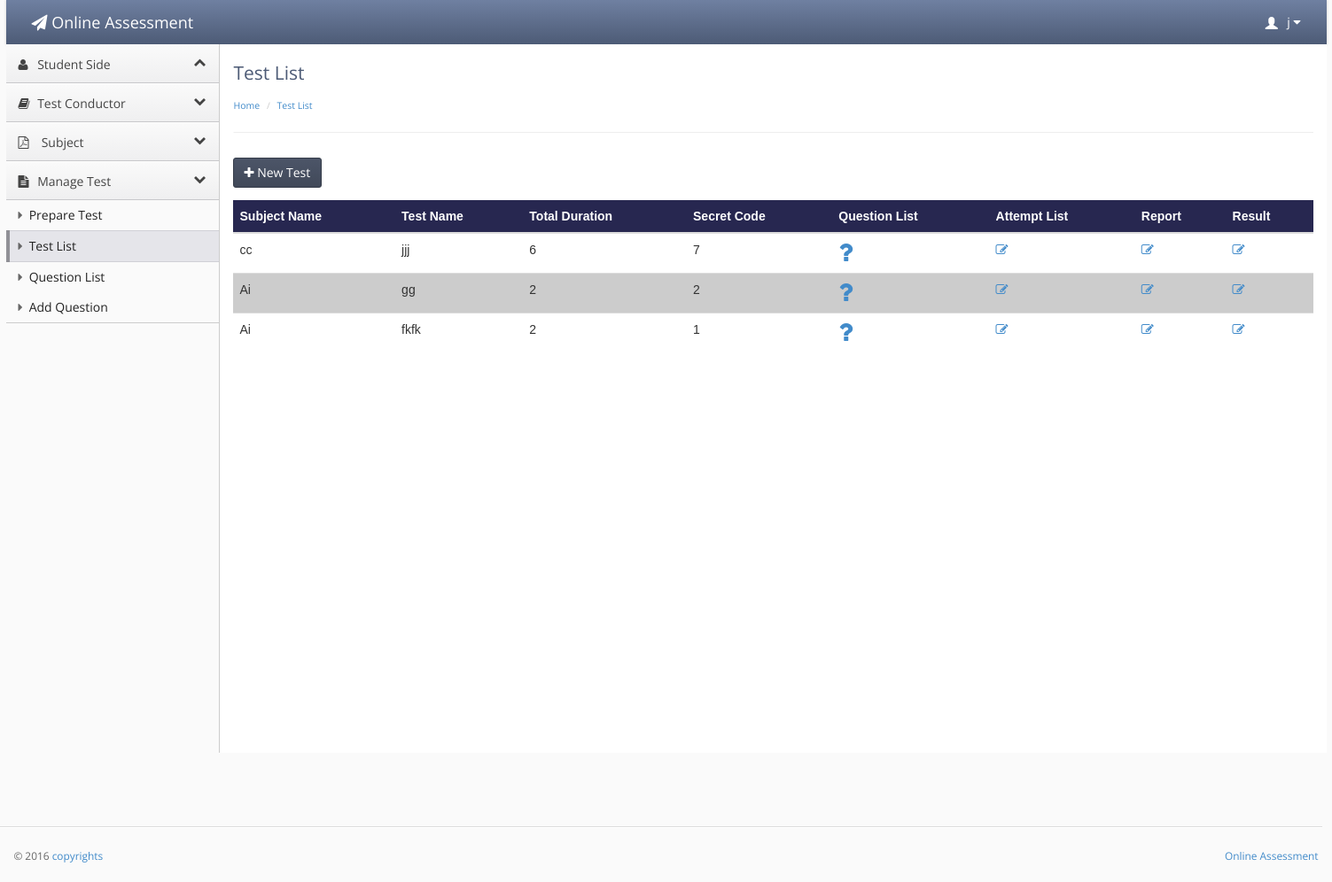
Screenshot of /test_list.php (signed in) with the database file from the repository.
### tables this page shows
CREATE TABLE IF NOT EXISTS `teacher_conductor` (
`teacher_id` int(20) NOT NULL,
  `user` varchar(20) NOT NULL,
  `f_name` varchar(20) NOT NULL,
  `l_name` varchar(30) NOT NULL,
  `password` varchar(20) NOT NULL,
  `email` varchar(40) NOT NULL,
  `contact` int(17) NOT NULL,
  `address` varchar(40) NOT NULL,
  `city` varchar(20) NOT NULL,
  `code` int(10) NOT NULL,
  `account` enum('Admin','teacher') NOT NULL DEFAULT 'teacher'
);

CREATE TABLE IF NOT EXISTS `test` (
`test_id` int(10) NOT NULL,
  `t_name` varchar(20) NOT NULL,
  `t_description` varchar(50) NOT NULL,
  `total_question` int(10) NOT NULL,
  `t_date` date NOT NULL,
  `t_time` time NOT NULL,
  `t_from` timestamp NULL DEFAULT CURRENT_TIMESTAMP,
  `t_to` timestamp NULL DEFAULT '0000-00-00 00:00:00',
  `duration` int(10) NOT NULL,
  `t_code` int(10) NOT NULL,
  `subject_id` int(10) unsigned DEFAULT NULL
);

CREATE TABLE IF NOT EXISTS `subject` (
`subject_id` int(10) unsigned NOT NULL,
  `name` varchar(100) NOT NULL,
  `description` varchar(100) NOT NULL
);

### test_list.php (the view, shortened to what this page needs)
<?php
if(!isset($_SESSION['username']))
{
header('location:main_user.php');
}
else {
?>
<!doctype html>
<html lang="en"><head>
    <link rel="stylesheet" type="text/css" href="lib/bootstrap/css/bootstrap.css">
    <link rel="stylesheet" href="lib/font-awesome/css/font-awesome.css">
    <link rel="stylesheet" type="text/css" href="stylesheets/theme.css">
    <link rel="stylesheet" type="text/css" href="stylesheets/premium.css">
</head>
<body class=" theme-blue">
<div style="width:100%; height:auto;">
<div style="width:1490px; margin-left:auto; margin-right:auto; ">
    <div class="navbar navbar-default" role="navigation">
        <div class="navbar-header">
         <a class="" href="index.html"><span class="navbar-brand"><span class="fa fa-paper-plane"></span> Online Assessment</span></a></div>
           <?php
  if(isset($_SESSION['username']))
  {
  $id =$_SESSION['username'];
 $result = mysql_query("select * from teacher_conductor
WHERE teacher_conductor.user = '$id'");
while($row = mysql_fetch_array($result))
{
?>
        <div class="navbar-collapse collapse" style="height: 1px;">
          <ul id="main-menu" class="nav navbar-nav navbar-right">
            <li class="dropdown hidden-xs">
                <a href="#" class="dropdown-toggle" data-toggle="dropdown">
                    <span class="glyphicon glyphicon-user padding-right-small" style="position:relative;top: 3px;"></span>
                     <?php echo $row['f_name'];?>
                    <i class="fa fa-caret-down"></i>
                </a>
            </li>
          </ul>
        </div></div></div>
      </div>
<?php }}?>
<div style="width:100%; height:auto;">
<div style="width:1490px; margin-left:auto; margin-right:auto; ">
   <div class="sidebar-nav">
    <ul>
    <li><a href="#" data-target=".dashboard-menu" class="nav-header" data-toggle="collapse"><i class="fa fa-fw fa-user"></i> Student Side<i class="fa fa-collapse"></i></a></li>
    <li data-popover="true"rel="popover" data-placement="right"><a href="#" data-target=".premium-menu" class="nav-header collapsed" data-toggle="collapse"><i class="fa fa-fw fa-book"></i> Test Conductor<i class="fa fa-collapse"></i></a></li>
        <li><a href="#" data-target=".accounts-menu" class="nav-header collapsed" data-toggle="collapse"><i class="fa fa-file-pdf-o "></i> Subject   <i class="fa fa-collapse"></i></a></li>
        <li><a href="#" data-target=".legal-menu" class="nav-header collapsed" data-toggle="collapse"><i class="fa fa-fw fa-file-text"></i> Manage Test<i class="fa fa-collapse"></i></a></li>
        <li><ul class="legal-menu nav nav-list collapse in ">
             <li ><a href="add_test.php"><span class="fa fa-caret-right"></span> Prepare Test</a></li>
            <li class="active" ><a href="test_list.php"><span class="fa fa-caret-right"></span> Test List</a></li>
             <li ><a href="test_list.php"><span class="fa fa-caret-right"></span> Question  List</a></li>
             <li><a href="test_list.php"><span class="fa fa-caret-right"></span> Add Question</a></li>
    </ul></li>
            </ul>
    </div>
    <div class="content">
        <div class="header">
            <h1 class="page-title">Test List</h1>
                    <ul class="breadcrumb">
           <li><a href="index.php">Home</a> </li>
           <li><a href="">Test List</a> </li>
        </ul>
        </div>
        <div class="main-content">
<div class="btn-toolbar list-toolbar">
    <button class="btn btn-primary"><i class="fa fa-plus"></i><a style="color:#FFFFFF;" href="add_test.php"> New Test</a></button>
</div>
<table class="table">
  <thead>
  <tr style="background-color:#272750; color:#FFFFFF;">
       <th>Subject Name</th>
      <th>Test Name</th>
       <th>Total Duration</th>
        <th>Secret Code</th>
        <th>Question List</th>
         <th>Attempt List</th>
          <th>Report</th>
       <th>Result</th>
    </tr>
  </thead>
  <tbody>
    <tr>
     <?php
 $qry="select test.*,subject.* from test
 inner join subject on subject.subject_id = test.subject_id
 ORDER BY `test`.`subject_id`";
  $result = mysql_query($qry);
        while ($row = mysql_fetch_array($result)) {
?>
      <td><?php echo $row['name'];?></td>
      <td><?php echo $row['t_name'];?></td>
        <td><?php echo $row['duration'];?></td>
     <td><?php echo $row['t_code'];?></td>
      <td>
            <a href="question_list.php?id=<?php echo $row['t_code'];?>"<i class="fa fa-question fa-2x"></a>
      </td>
           <td><a href="student_attempt_list.php?id=<?php echo $row['t_code'];?>"<i class="fa fa-pencil-square-o" aria-hidden="true"></i></td>
           <td><a href="student_attempt_list1.php?id=<?php echo $row['t_code'];?>"<i class="fa fa-pencil-square-o" aria-hidden="true"></i></td>
<td><a href="result.php?id=<?php echo $row['t_code'];?>"<i class="fa fa-pencil-square-o" aria-hidden="true"></i></td>
    </tr>
   <?php } ?>
  </tbody>
</table>
 </div>
  </div>
            <footer>
                <hr style="width:1500px">
                <p class="pull-right"><a href="" target=""> Online Assessment</a></p>
                <p>© 2016 <a href="" target="">copyrights</a></p>
            </footer>
</div></div>
</body></html><?php } ?>

### test_list.php (style rules this page uses)
table { font-family: arial, sans-serif; border-collapse: collapse; width: 100%; }
td, th { text-align: left; padding: 8px; }
.navbar-default .navbar-brand, .navbar-default .navbar-brand:hover { color: #fff; }

### rows the page displays
teacher_conductor: f_name "j"
test: subject.name "cc", t_name "jjj", duration "6", t_code "7"
test: subject.name "Ai", t_name "gg", duration "2", t_code "2"
test: subject.name "Ai", t_name "fkfk", duration "2", t_code "1"
